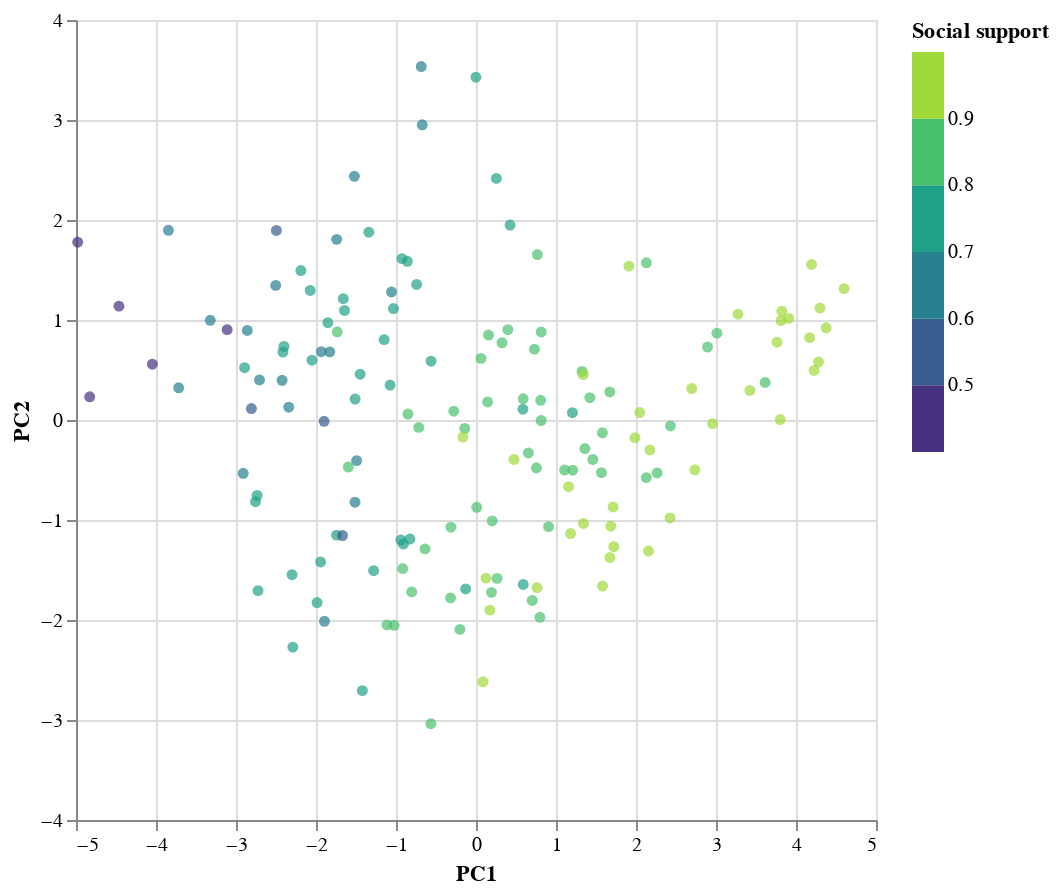

Notebook source saved alongside this figure:
### Markdown cell above
This second plot is colored by `Social support`. Notice that higher values of `PC1` correspond to observations/points that have a higher value of `Social support`. On the other hand, lower values of PC1 indicate a lower value of `Social support`. Again, this is definielty in line with our previous interpretation of PC1.

### Code cell
alt.Chart(score_df).mark_circle().encode(
    x = alt.X('PC1', title = 'PC1'),
    y = alt.Y('PC2', title = 'PC2'),
    color = alt.Color('Social support',
                      bin = alt.Bin(maxbins = 8),
                      scale = alt.Scale(scheme = 'viridis'),
                      title = 'Social support')
).properties(width = 400, height = 400)

### Figure 1 — Vega-Lite specification as saved in the notebook (floating-point values rounded to 4 significant figures; data arrays with more than 128 entries replaced by an {"elided": "..."} marker saying what was removed)
{"config": {"view": {"continuousWidth": 400, "continuousHeight": 300}}, "data": {"name": "data-cccf7cc0b9683829db63b287d5d22911"}, "mark": "circle", "encoding": {"color": {"bin": {"maxbins": 8}, "field": "Social support", "scale": {"scheme": "viridis"}, "title": "Social support", "type": "quantitative"}, "x": {"field": "PC1", "title": "PC1", "type": "quantitative"}, "y": {"field": "PC2", "title": "PC2", "type": "quantitative"}}, "height": 400, "width": 400, "$schema": "https://vega.github.io/schema/vega-lite/v4.17.0.json", "datasets": {"data-cccf7cc0b9683829db63b287d5d22911": {"elided": "156 records"}}}
